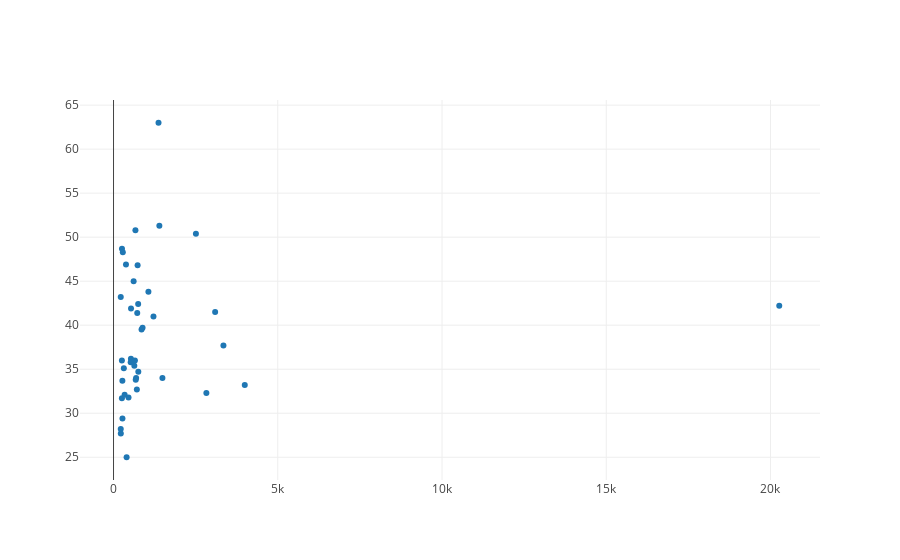
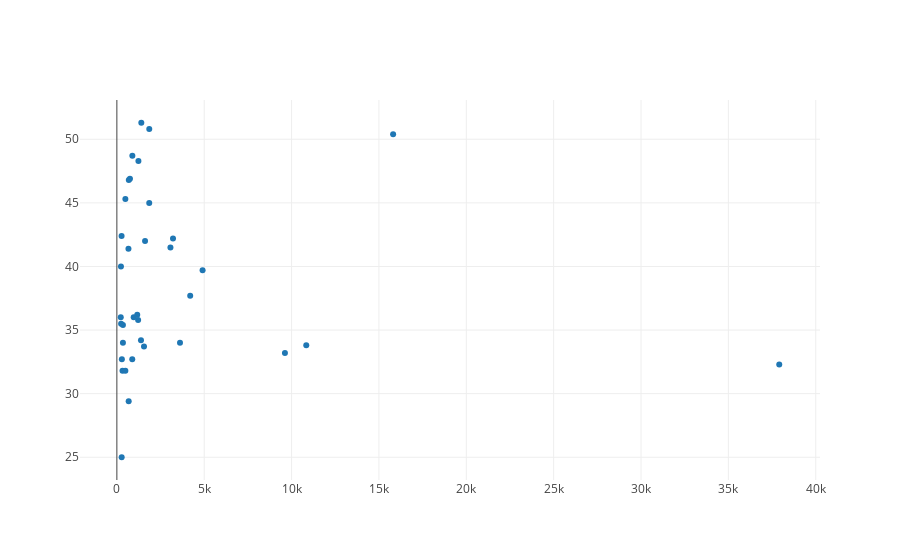
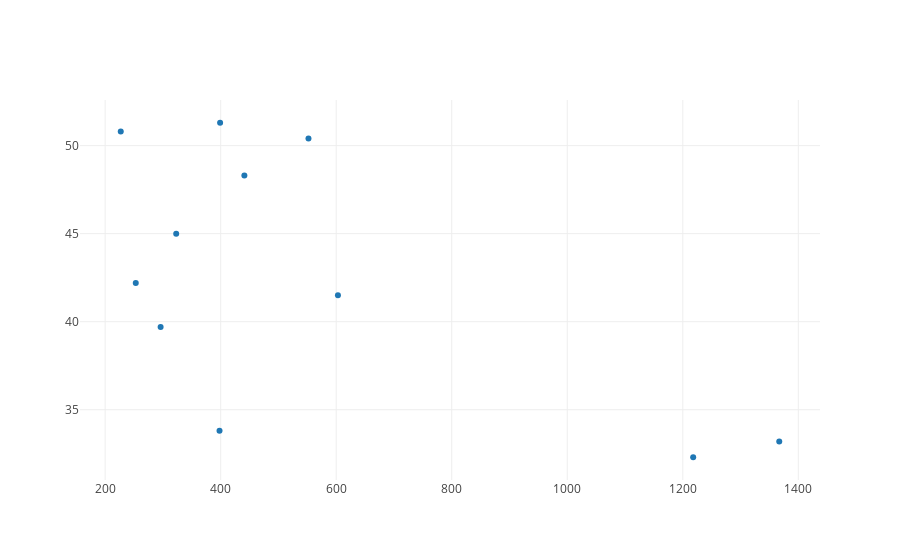

The cell these charts' notebook holds for them, in order:
### Code cell
for d in gini_data:
    # Create a trace
    trace = go.Scatter(
        y = d['Gini'],
        x= d['counts'],
        mode = 'markers',
        text = d['countries']
    )

    data = [trace]

    # Plot and embed in ipython notebook!
    iplot(data)

### Figure 1 — Plotly figure (JSON) as saved in the notebook; plotly's stock layout.template omitted (floating-point values rounded to 4 significant figures)
{"data": [{"mode": "markers", "text": ["Argentina", "Australia", "Belgium", "Brazil", "Canada", "Switzerland", "China", "Colombia", "Costa Rica", "Cyprus", "Germany", "Ecuador", "Spain", "France", "United Kingdom", "Greece", "Guatemala", "Indonesia", "India", "Israel", "Italy", "Jordan", "Japan", "Lebanon", "Luxembourg", "Malta", "Mauritius", "Malaysia", "Netherlands", "Panama", "Peru", "Russia", "Seychelles", "Thailand", "Turkey", "Ukraine", "Uruguay", "United States", "Venezuela", "South Africa", "Zimbabwe"], "type": "scatter", "uid": "e98c3dca-3dff-4b02-8959-604cc7394b4b", "x": [750, 755, 222, 1395, 688, 2827, 20267, 667, 257, 1489, 255, 612, 530, 710, 3996, 255, 283, 853, 314, 722, 633, 270, 338, 457, 676, 272, 523, 1216, 220, 2508, 1062, 3346, 733, 651, 533, 398, 884, 3094, 379, 1370, 220], "y": [42.4, 34.7, 27.7, 51.3, 34, 32.3, 42.2, 50.8, 48.7, 34, 31.7, 45, 36.2, 32.7, 33.2, 36, 48.3, 39.5, 35.1, 41.4, 35.4, 33.7, 32.1, 31.8, 33.8, 29.4, 35.8, 41, 28.2, 50.4, 43.8, 37.7, 46.8, 36, 41.9, 25, 39.7, 41.5, 46.9, 63, 43.2]}], "layout": {}}

### Figure 2 — Plotly figure (JSON) as saved in the notebook; plotly's stock layout.template omitted (floating-point values rounded to 4 significant figures)
{"data": [{"mode": "markers", "text": ["Argentina", "Brazil", "Canada", "Switzerland", "China", "Colombia", "Costa Rica", "Cyprus", "Dominican Republic", "Ecuador", "Spain", "Estonia", "France", "United Kingdom", "Greece", "Guatemala", "Ireland", "Israel", "Italy", "Jordan", "Lebanon", "Luxembourg", "Latvia", "Malta", "Mauritius", "Panama", "Portugal", "Russia", "El Salvador", "Seychelles", "Thailand", "Ukraine", "Uruguay", "United States", "Venezuela", "Samoa"], "type": "scatter", "uid": "011c9daa-3ecb-411c-a55d-29840353eb6e", "x": [270, 1399, 347, 37911, 3213, 1854, 886, 3613, 486, 1852, 1166, 880, 285, 9619, 222, 1233, 322, 663, 346, 1553, 486, 10840, 1380, 676, 1217, 15811, 243, 4197, 234, 683, 963, 274, 4906, 3066, 749, 1613], "y": [42.4, 51.3, 34, 32.3, 42.2, 50.8, 48.7, 34, 45.3, 45, 36.2, 32.7, 32.7, 33.2, 36, 48.3, 31.8, 41.4, 35.4, 33.7, 31.8, 33.8, 34.2, 29.4, 35.8, 50.4, 35.5, 37.7, 40, 46.8, 36, 25, 39.7, 41.5, 46.9, 42]}], "layout": {}}

### Figure 3 — Plotly figure (JSON) as saved in the notebook; plotly's stock layout.template omitted (floating-point values rounded to 4 significant figures)
{"data": [{"mode": "markers", "text": ["Brazil", "Switzerland", "China", "Colombia", "Ecuador", "United Kingdom", "Guatemala", "Luxembourg", "Panama", "Uruguay", "United States"], "type": "scatter", "uid": "de570b8a-5e15-4296-a0a2-abf9eb9f3f13", "x": [399, 1218, 253, 227, 323, 1367, 441, 398, 552, 296, 603], "y": [51.3, 32.3, 42.2, 50.8, 45, 33.2, 48.3, 33.8, 50.4, 39.7, 41.5]}], "layout": {}}
